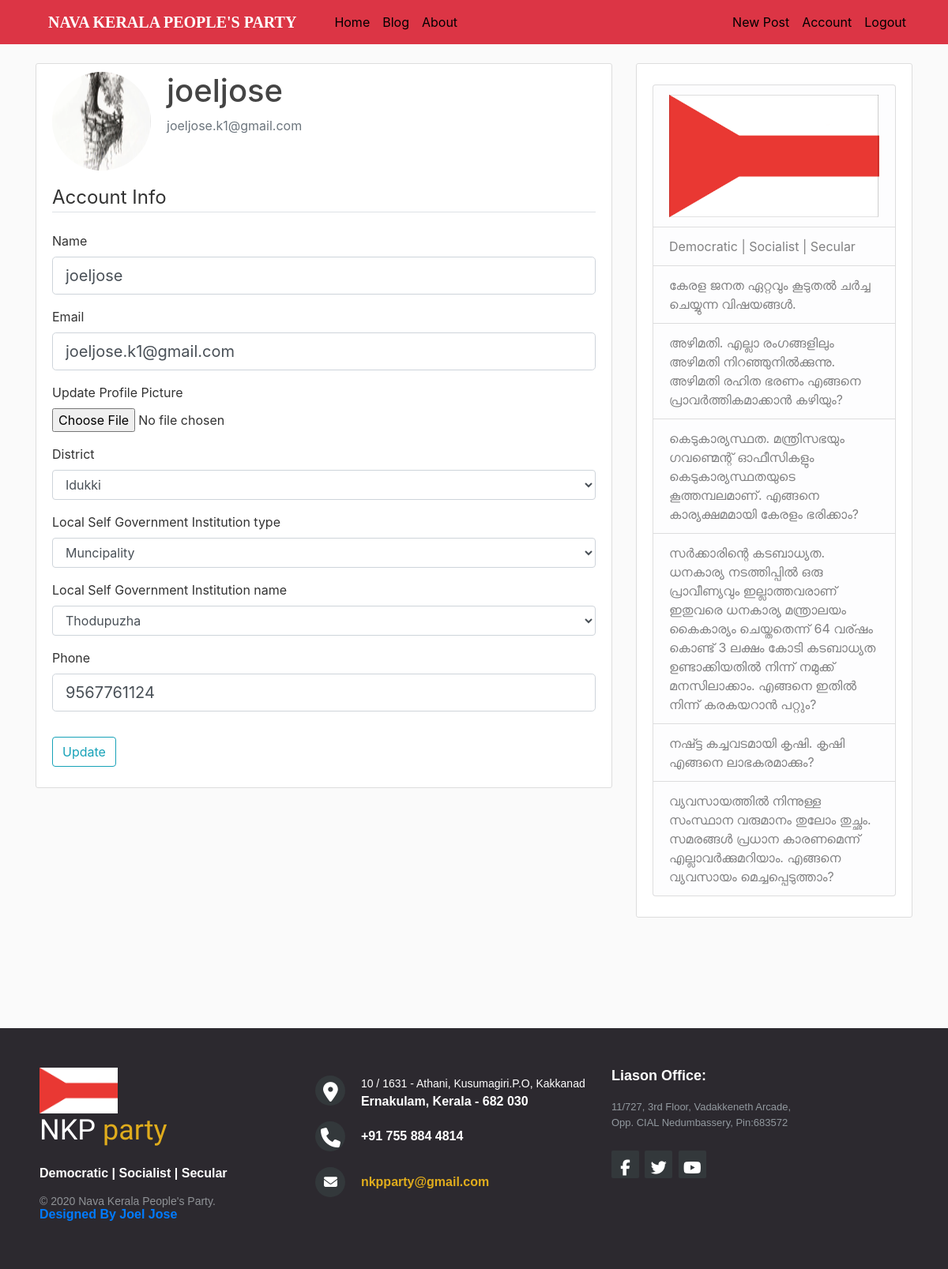
/account (signed in), run on an earlier commit of the app's database.
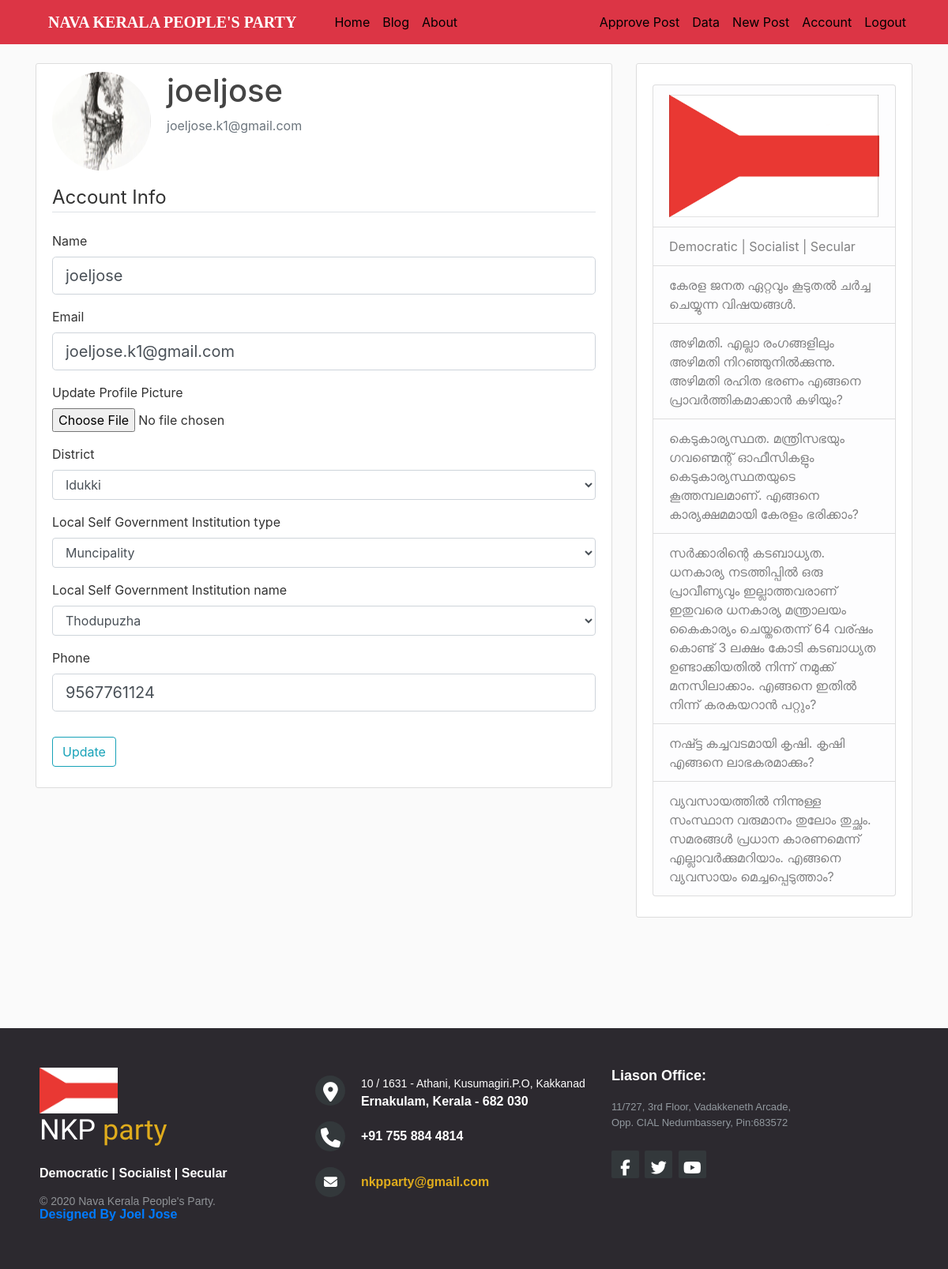
And on a later commit of the database.
### mySite/users/routes.py (the view)
@users.route("/account", methods=['GET', 'POST'])
@login_required
def account():
    form = UpdateAccountForm()
    if form.validate_on_submit():
        if form.picture.data:
            picture_file = save_picture(form.picture.data)
            current_user.image_file = picture_file
        current_user.username = form.username.data
        current_user.email = form.email.data
        current_user.localBodyType = Body_type.query.filter_by(id=form.lsg_type.data).first().name
        current_user.district = District_name.query.filter_by(id=form.district.data).first().name
        current_user.localBodyName = Body_name.query.filter_by(id=form.lsg_name.data).first().name
        current_user.phone = form.phone.data
        db.session.commit()
        flash('Your account has been updated!', 'success')
        return redirect(url_for('users.account'))
    elif request.method == 'GET':
        form.username.data = current_user.username
        form.email.data = current_user.email
        form.phone.data = current_user.phone
        form.district.choices=[(District_name.query.filter_by(name=current_user.district).first().id,current_user.district)]
        form.lsg_name.choices=[(Body_name.query.filter_by(name=current_user.localBodyName).first().id,current_user.localBodyName)]
        form.lsg_type.choices=[(Body_type.query.filter_by(name=current_user.localBodyType).first().id,current_user.localBodyType)]
    image_file = url_for('static', filename='profile_pics/' + current_user.image_file)
    return render_template('account.html', title='Account',
                           image_file=image_file, form=form)

### mySite/users/forms.py (shortened to what this page needs)
class UpdateAccountForm(FlaskForm):
    username = StringField('Name',
                           validators=[DataRequired(), Length(min=2, max=20)])
    email = StringField('Email',
                        validators=[DataRequired(), Email()])
    picture = FileField('Update Profile Picture', validators=[FileAllowed(['jpg', 'png'])])
    submit = SubmitField('Update')
    district = NonValidatingSelectField('District', choices = [],coerce=int,validators=[DataRequired()])
    lsg_type = NonValidatingSelectField('Local Self Government Institution type', choices = [],coerce=int,validators=[DataRequired()])
    lsg_name = NonValidatingSelectField('Local Self Government Institution name', choices = [],validators=[DataRequired()],coerce=int)
    phone = StringField('Phone',validators=[DataRequired(),Length(min=10,max=16)])

### mySite/models.py (called while the page is built)
@login_manager.user_loader
def load_user(user_id):
    return User.query.get(int(user_id))

### mySite/templates/account.html (shortened to what the changed rows need)
{% extends "layout.html" %}
{% block content %}
    <div class="content-section">
      <div class="media">
        <div class="media-body">
          <h2 class="account-heading">{{ current_user.username }}</h2>
        </div>
      </div>
    </div>
{% endblock content %}

What changed in the data, as far as the page shows it:
changed User "joeljose": privelege 0 → 1 (drawn)
Also different on the page:
text now shown: "Approve Post Data"
